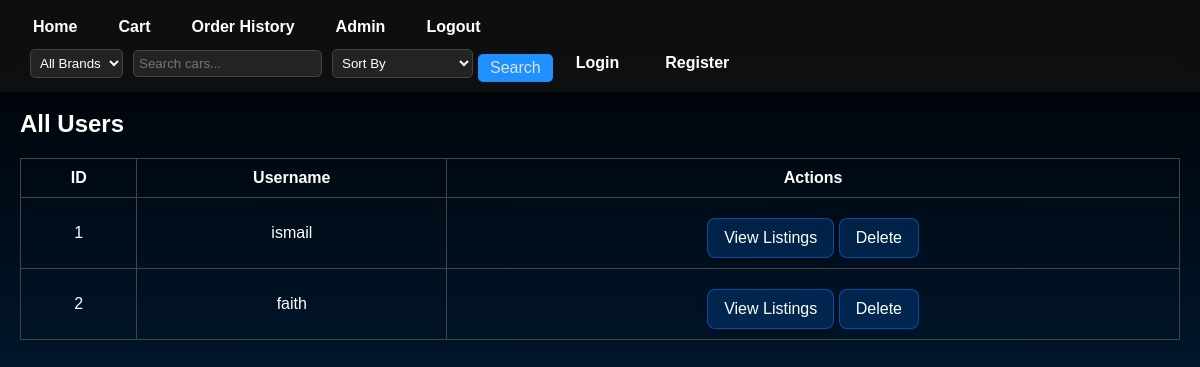
/admin/users (signed in), run on the app's committed database.
### models.py (models this page shows, shortened)
class User(db.Model):
    id = db.Column(db.Integer, primary_key=True)
    username = db.Column(db.String(80), unique=True)
    password_hash = db.Column(db.String(120))
    profile_pic = db.Column(db.String(120), nullable=True)
    is_admin = db.Column(db.Boolean, default=False)
    listed_cars = db.relationship('Car', back_populates='seller')
    orders = db.relationship('Order', backref='user')

### app.py (the view)
@app.route('/admin/users')
def admin_users():
    if 'admin_logged_in' not in session:
        return redirect(url_for('admin_login'))
    users = User.query.all()
    return render_template('admin_users.html', users=users)

### app.py (called while the page is built)
@app.context_processor
def inject_user():
    if 'user_id' in session:
        user = User.query.get(session['user_id'])
        return dict(current_user=user)
    return dict(current_user=None)

### templates/admin_users.html
{% extends "layout.html" %}
{% block content %}
<h2>All Users</h2>
<table border="1" cellpadding="8" cellspacing="0" style="border-collapse: collapse; width: 100%;">
    <tr>
        <th>ID</th>
        <th>Username</th>
        <th>Actions</th>
    </tr>
    {% for user in users %}
        <tr>
            <td>{{ user.id }}</td>
            <td>{{ user.username }}</td>
            <td>
                <form action="{{ url_for('admin_specific_user_listings', user_id=user.id) }}" method="get" style="display:inline;">
                    <button type="submit" class="custom-btn">View Listings</button>
                </form>
                <form action="{{ url_for('admin_delete_user', user_id=user.id) }}" method="POST" style="display:inline;">
                    <button type="submit" onclick="return confirm('Are you sure you want to delete this user? This will also remove their cars and orders.')">
                        Delete
                    </button>
                </form>
            </td>
        </tr>
    {% endfor %}
</table>
{% endblock %}

### static/style.css (style rules this page uses)
body { margin: 0; padding: 0; font-family: 'Segoe UI', sans-serif; background: linear-gradient(to right, #000000, #003366); color: white; }
table { width: 100%; border-collapse: collapse; margin-top: 20px; }
th, td { border: 1px solid #444; padding: 10px; text-align: center; }
body { margin: 0; font-family: 'Segoe UI', Tahoma, Geneva, Verdana, sans-serif; background: linear-gradient(to bottom, #000000, #003366); color: white; min-height: 100vh; }
button { background-color: #007BFF; color: white; border: none; padding: 10px 20px; margin-top: 10px; border-radius: 6px; cursor: pointer; font-size: 16px; transition: background-color 0.3s ease; }
.custom-btn { display: inline-block; padding: 10px 20px; background: linear-gradient(45deg, #005eff, #0f9dff); color: white; border: none; border-radius: 12px; text-decoration: none; font-weight: bold; transition: background 0.3s ease, transform 0.2s ease; box-shadow: 0 4px 6px rgba(0, 0, 0, 0.2); cursor: pointer; }
button, input[type="submit"], .cart-item-actions button, .cart-total button, a.button-link { background: rgba(0, 123, 255, 0.2); color: white; border: 1px solid rgba(0, 123, 255, 0.5); border-radius: 8px; padding: 8px 14px; cursor: pointer; transition: all 0.3s ease; backdrop-filter: blur(6px); -webkit-backdrop-filter: blur(6px); font-weight: 500; }
button, input[type="submit"], .cart-btn, .checkout-btn, .delete-btn, .custom-btn, .filter-form button, .cart-item-actions button, .cart-total button, a.button-link { background: rgba(0, 123, 255, 0.2); color: white; border: 1px solid rgba(0, 123, 255, 0.5); border-radius: 8px; padding: 10px 16px; cursor: pointer; text-decoration: none; transition: all 0.3s ease; backdrop-filter: blur(6px); -webkit-backdrop-filter: blur(6px); font-weight: 500; display: inline-block; }

### templates/layout.html (style rules this page uses)
body { margin: 0; padding-top: 70px; background-color: #000; color: white; font-family: Arial, sans-serif; }

### data on the page
User: id "1", username "ismail"
User: id "2", username "faith"
